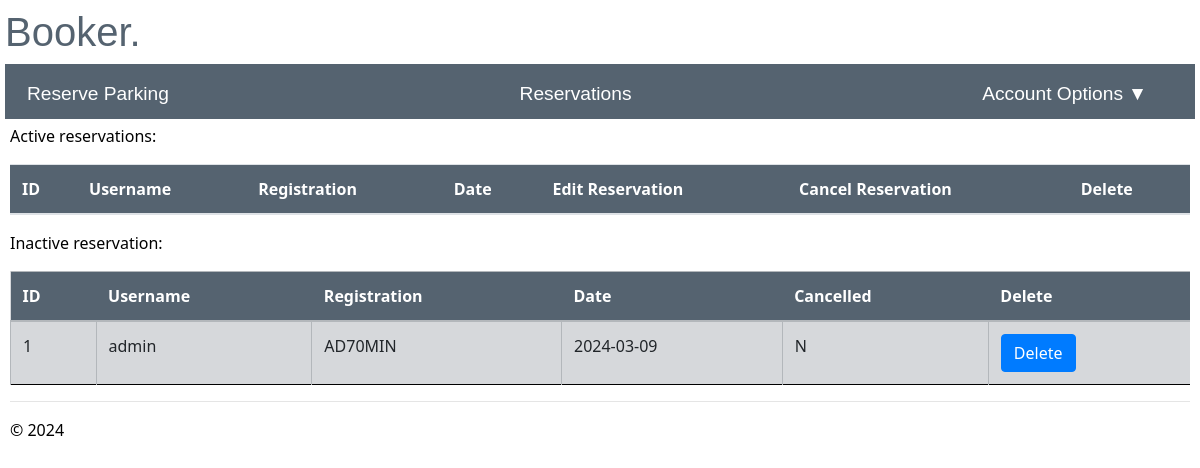
The app's page /reservations (signed in), older data.
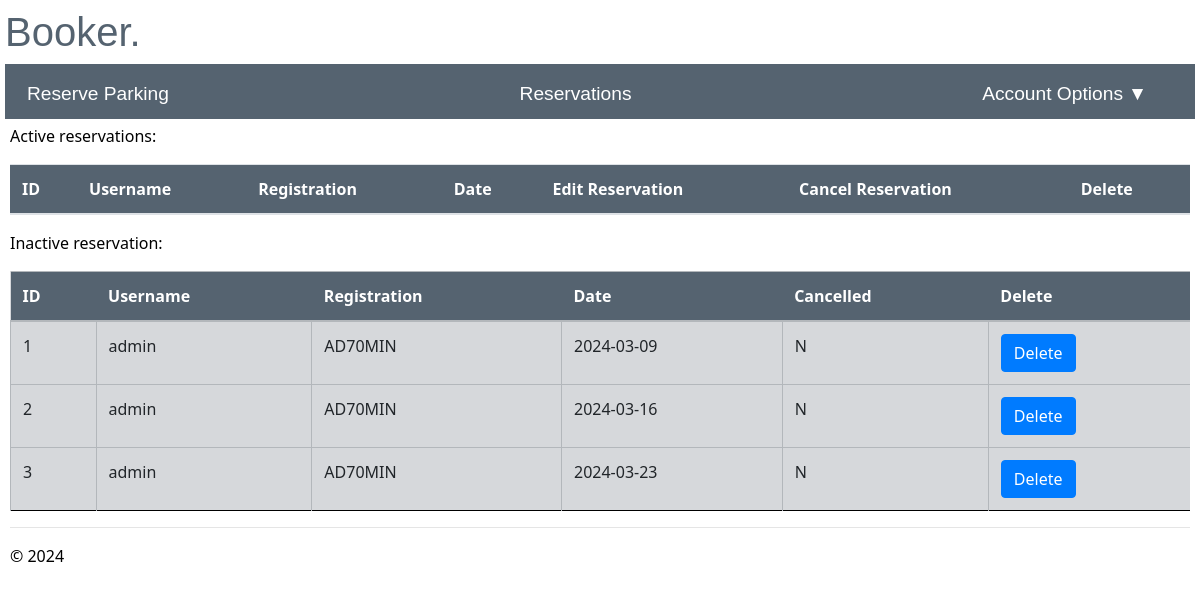
The same page, newer data.
### app/models/models.py (models this page shows)
class reserve(db.Model):
    __tablename__ = 'reserve'
    id = db.Column(db.Integer, primary_key=True, nullable=False)
    username = db.Column(db.String(20), db.ForeignKey('user.username'), nullable=False)
    registration = db.Column(db.String(9), nullable=False)
    date = db.Column(db.Date,nullable=False)
    cancelled = db.Column(db.String(1), nullable=False, default='N')

### app/main/routes.py (the view, shortened to what this page needs)
@bp.route("/reservations")
@login_required
def reservations():
    if current_user.authorised =='Y':
        try:
                if current_user.role =='admin':
                    active_reservations = reserve.query.filter(reserve.cancelled == 'N', cast(reserve.date, Date) >= func.current_date()).all()
                    inactive_reservations = reserve.query.filter(or_(reserve.cancelled == 'Y', cast(reserve.date, Date) < func.current_date())).all()
                    current_app.logger.info('Username: %s accessed reservations', current_user.username)
                return render_template("reservations.html", active_reservations=active_reservations, inactive_reservations=inactive_reservations)
        except Exception as e:
            flash("An error occurred retrieving reservations. Please try again.")
            current_app.logger.exception('Error during retrieving reservations: %s', str(e))
            return redirect(url_for('main.reserve_parking'))
    else:
        current_app.logger.warning('Username: %s attempted to access reservations when they are not authorised', current_user.username)
        flash("You are not authorised to access this page")
        return redirect(url_for("user.login"))

### app/__init__.py (called while the page is built)
def create_app():
    app = Flask(__name__)
    env_config = os.getenv("PROD_APP_SETTINGS", "config.Config")
    app.config.from_object(env_config)
    db.init_app(app)
    login_manager.init_app(app)
    app.logger.setLevel(logging.INFO)
    handler = RotatingFileHandler('app.log', maxBytes=10240, backupCount=10)
    handler.setLevel(logging.INFO)
    formatter = logging.Formatter('%(asctime)s - %(levelname)s - %(message)s', datefmt='%Y-%m-%d %H:%M:%S')
    handler.setFormatter(formatter)
    app.logger.addHandler(handler)
    from app.main import bp as main_bp
    app.register_blueprint(main_bp)
    from app.user import bp as user_bp
    app.register_blueprint(user_bp)
    from app.admin import bp as admin_bp
    app.register_blueprint(admin_bp)
    @login_manager.user_loader
    def load_user(user_id):
        return User.query.get(int(user_id))
    return app

### app/user/routes.py (called while the page is built)
@bp.before_app_request
def make_session_permanent():
    session.permanent = True
    current_app.permanent_session_lifetime = timedelta(seconds=30)

### app/main/templates/reservations.html (shortened to what this page needs)
{% extends "layout.html" %}
{% block content %}
<p>Active reservations:</p>
<table class="table table-hover">
  <thead class="active tables">
    <th>ID</th>
    <th>Username</th>
    <th>Registration</th>
    <th>Date</th>
    <th>Edit Reservation</th>
    <th>Cancel Reservation</th>
    {% if current_user.role == 'admin' %}
    <th>Delete</th>
    {% endif %}
  </thead>
</table>
<p> Inactive reservation:</p>
<table class="table table-secondary">
  <thead class="inactive tables">
    <th>ID</th>
    <th>Username</th>
    <th>Registration</th>
    <th>Date</th>
    <th>Cancelled</th>
    {% if current_user.role == 'admin' %}
    <th>Delete</th>
    {% endif %}
  </thead>
  <tbody>
    {% for reservation in inactive_reservations %}
    <tr>
      <td>{{reservation.id}}</td>
      <td>{{reservation.username}}</td>
      <td>{{reservation.registration}}</td>
      <td>{{reservation.date}}</td>
      <td>{{reservation.cancelled}}</td>
      {% if current_user.role == 'admin' %}
      <td>
        <form method="POST" action="/delete_reservation/">
          <input type="submit" class='btn btn-primary' value="Delete" onclick='return confirm("Are you sure you want to delete this ticket?")'>
        </form>
      </td>
      {% endif %}
    </tr>
    {% endfor %}
  </tbody>
</table>
{% endblock %}

### app/main/templates/layout.html (shortened to what this page needs)
<!DOCTYPE html>
<html>
    <head>
        <link rel="stylesheet" href="https://stackpath.bootstrapcdn.com/bootstrap/4.5.2/css/bootstrap.min.css">
        <link rel="stylesheet" type="text/css" href="{{ url_for('static', filename='site.css')}}" />
    </head>
    <body>
        <div class="heading">
            <h1>Booker.</h1>
        <div class="navbar">
          <a  href="{{ url_for('main.reserve_parking') }}" class="navbar-item">Reserve Parking</a>
          <a href="{{ url_for('main.reservations') }}" class="navbar-item">Reservations</a>
          <div class="dropdown">
            <a class="navbar-item dropdown-arrow" >Account Options</a>
          </div>
        </div>
        <div class="body-content">
            {% block content %}
            {% endblock %}
            <hr/>
            <footer>
                <p>&copy; 2024</p>
            </footer>
        </div>
    </body>
</html>

### app/static/site.css (style rules this page uses)
.body-content { padding: 5px; font-family:'Segoe UI', Tahoma, Geneva, Verdana, sans-serif; color: rgb(0, 0, 0); }
.heading { display:block; flex-direction: column; justify-content: center; align-items: center; color: rgb(85, 99, 112); font-family:Arial, Helvetica, sans-serif }
.navbar { background-color: rgb(85, 99, 112); font-size: 1.2em; font-family: 'Trebuchet MS', 'Lucida Sans Unicode', 'Lucida Grande', 'Lucida Sans', Arial, sans-serif; color: white; padding: 8px 30px 2px 4px; }
.navbar-item { padding: 8px; margin: 0 10px; text-decoration: none; color: white; cursor: pointer; }
.dropdown-arrow::after { content: '\25BC'; margin-left: 5px; }
tr { border-bottom: 1px solid black; }
td { padding: 1em; border-left: 1px solid black; }
.tables { background-color: rgb(85, 99, 112); color: white; }

### app/main/templates/layout.html (style rules this page uses)
body { padding: 8px 5px 8px 5px; }

Row changes from the older to the newer data that the page shows:
added reserve: id "2", username "admin", registration "AD70MIN", date "2024-03-16", cancelled "N"
added reserve: id "3", username "admin", registration "AD70MIN", date "2024-03-23", cancelled "N"
